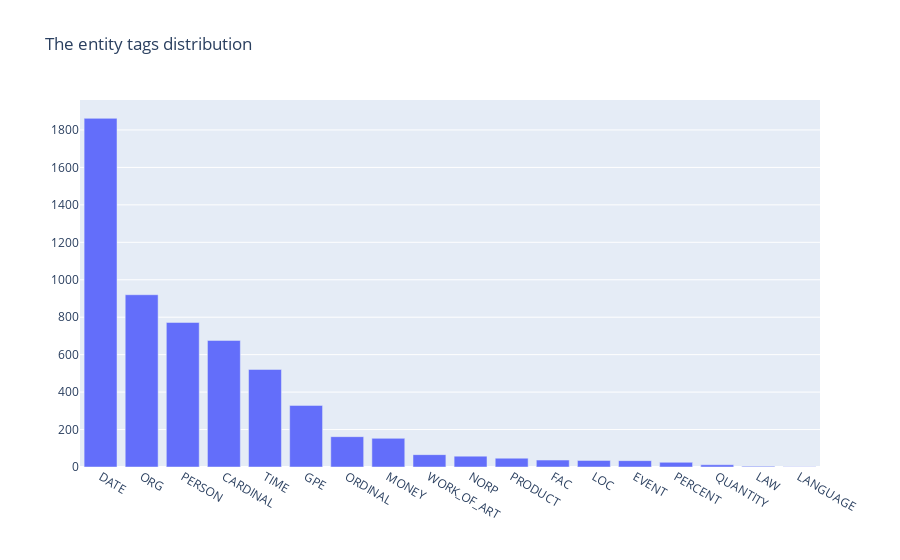

Notebook source saved alongside this figure:
### Code cell
from rubrix.metrics.token_classification import entity_tags

entity_tags(name="spacy_sm_wnut17").visualize()

### Figure 1 — Plotly figure (JSON) as saved in the notebook; plotly's stock layout.template omitted (floating-point values rounded to 4 significant figures)
{"data": [{"type": "bar", "x": ["DATE", "ORG", "PERSON", "CARDINAL", "TIME", "GPE", "ORDINAL", "MONEY", "WORK_OF_ART", "NORP", "PRODUCT", "FAC", "LOC", "EVENT", "PERCENT", "QUANTITY", "LAW", "LANGUAGE"], "y": [1862, 920, 772, 676, 521, 329, 162, 153, 66, 58, 47, 37, 35, 34, 25, 12, 4, 1]}], "layout": {"autosize": true, "title": {"text": "The entity tags distribution"}, "xaxis": {"autorange": true, "range": [-0.5, 17.5], "title": {"text": ""}, "type": "category"}, "yaxis": {"autorange": true, "range": [0, 1960], "title": {"text": ""}, "type": "linear"}}}
